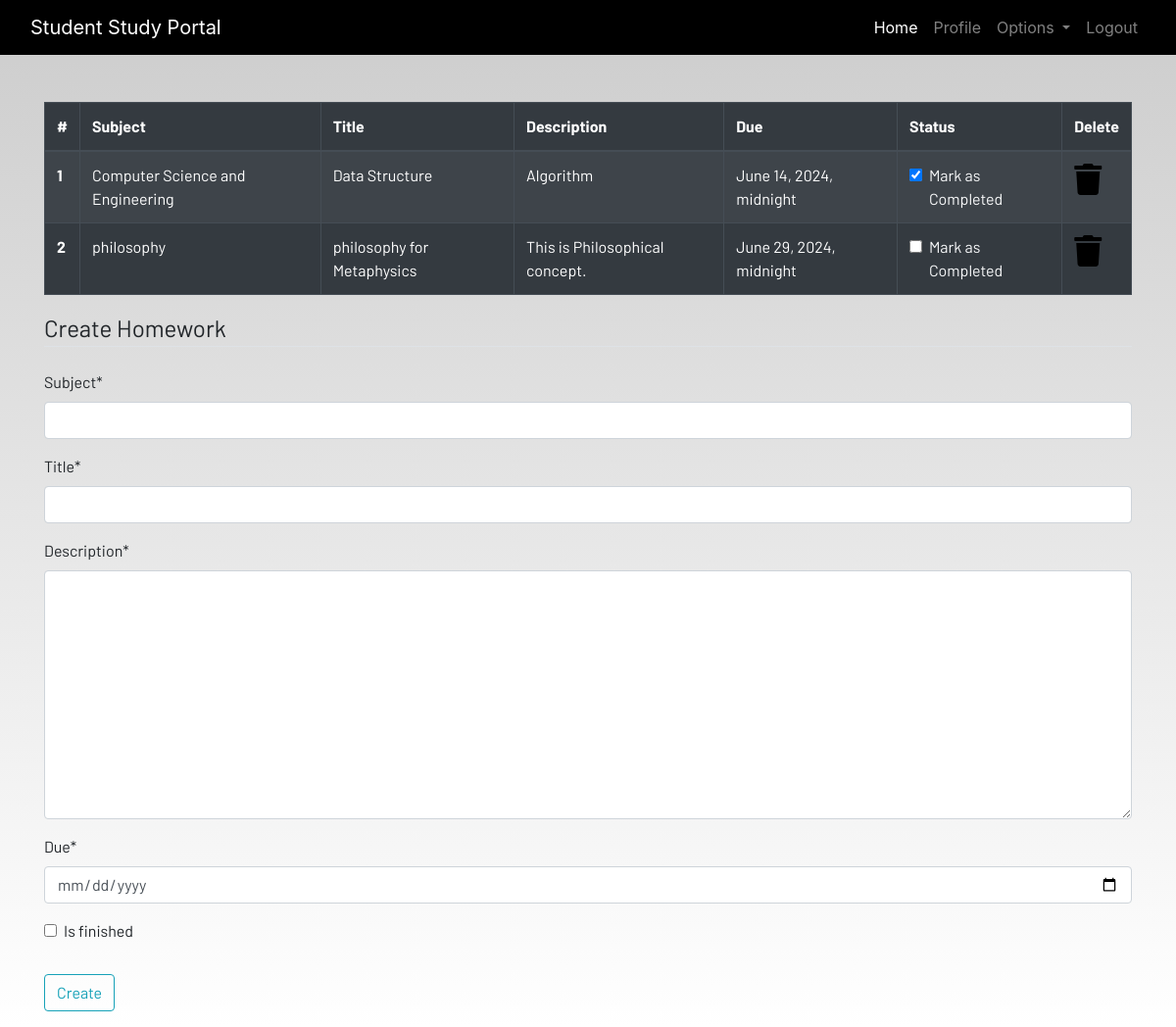
The page /homework (signed in) on the database its author committed.
### dashboard/models.py (models this page shows, shortened)
class Homework(models.Model):
    user=models.ForeignKey(User,on_delete=models.CASCADE)
    subject=models.CharField(max_length=255)
    title=models.CharField(max_length=255)
    description=models.TextField()
    due=models.DateTimeField()
    is_finished=models.BooleanField(default=False)

### dashboard/views.py (the view)
# urls.py: path('homework',views.homework,name='homework'),
@login_required
def homework(request):
    if request.method=='POST':
        form=HomeworkForm(request.POST)
        if form.is_valid():
            try:
                finished=request.POST['is_finished']
                if finished=='on':
                    finished=True
                else:
                    finished=False
            except:
                finished=False
            homeworks=Homework(
                user=request.user,
                subject=request.POST['subject'],
                title=request.POST['title'],
                description=request.POST['description'],
                due=request.POST['due'],
                is_finished=finished
            )
            homeworks.save()
            messages.success(request,f"Home work added form {request.user.username}!")
    else:
        form=HomeworkForm()
    form=HomeworkForm()
    homework=Homework.objects.filter(user=request.user)
    if len(homework)==0:
        homework_done=True
    else:
        homework_done=False
    context={
            "homeworks":homework,"homeworks_done":homework_done,"form":form,}
    return render(request,'dashboard/homework.html',context)

### dashboard/forms.py
class HomeworkForm(forms.ModelForm):
    class Meta:
        model=Homework
        widgets={'due':DateInput()}
        fields=['subject','title','description','due','is_finished']

### dashboard/templates/dashboard/homework.html (shortened to what this page needs)
{% extends 'dashboard/base.html' %}
{% load static %}
{% load crispy_forms_tags %}
{% block content %}
<div class="container">
    {% if not homework_done %}
    <table class="table table-striped table-bordered table-hover table-dark">
        <thead>
            <tr>
                <th scope="col">#</th>
                <th scope="col">Subject</th>
                <th scope="col">Title</th>
                <th scope="col">Description</th>
                <th scope="col">Due</th>
                <th scope="col">Status</th>
                <th scope="col">Delete</th>
            </tr>
        </thead>
        <tbody>
            {% for homework in homeworks %}
            <tr>
                <th scope="row">{{forloop.counter}}</th>
                <td>{{homework.subject}}</td>
                <td>{{homework.title}}</td>
                <td>{{homework.description}}</td>
                <td>{{homework.due}}</td>
                <td>
                    <form id="update-homework-form-{{ homework.id }}" action="{% url 'update_homework' homework.id %}" method="post">
                        <div class="form-check">
                            <input class="form-check-input" type="checkbox" id="homework-checkbox-{{ homework.id }}" {% if homework.is_finished %}checked{% endif %} onchange="document.getElementById('update-homework-form-{{ homework.id }}').submit();">
                            <label class="form-check-label text-light" for="homework-checkbox-{{ homework.id }}">
                                Mark as Completed
                            </label>
                        </div>
                    </form>
                </td>
                <td><a href="{% url 'delete_homework' homework.id %}"><i class="fa fa-trash fa-2x"></i></a></td>
            </tr>
            {% endfor %}
        </tbody>
    </table>
    {% else %}
    <h4>All homeworks are completed!! Create to have more!!</h4>
    {% endif %}
</div>
<div class=" container">
    <form method="POST">
        <fieldset class="form-group">
            <legend class="border-bottom mb-4">Create Homework</legend>
            {{form|crispy}}
        </fieldset>
        <div class="form-group">
            <button href="" class="btn btn-outline-info" type="submit">
                Create
            </button>
        </div>
    </form>
</div>
{% endblock content %}

### static/css/main.css (style rules this page uses)
html { scroll-behavior: smooth; height: 100%; width: 100%; }
a { text-decoration: none !important; color: black; }
html, body { max-width: 100%; overflow-x: hidden; height: 100%; width: 100%; }
body { background: linear-gradient(rgba(0, 0, 0, 0.2), rgba(255, 255, 255, 0.5)); overflow-x: hidden; background-repeat: no-repeat; }
.fa { color: black; }

### rows shown on the page
Homework: subject "Computer Science and Engineering", title "Data Structure", description "Algorithm", due "June 14, 2024, midnight", is_finished "☑"
Homework: subject "philosophy", title "philosophy for Metaphysics", description "This is Philosophical concept.", due "June 29, 2024, midnight"
